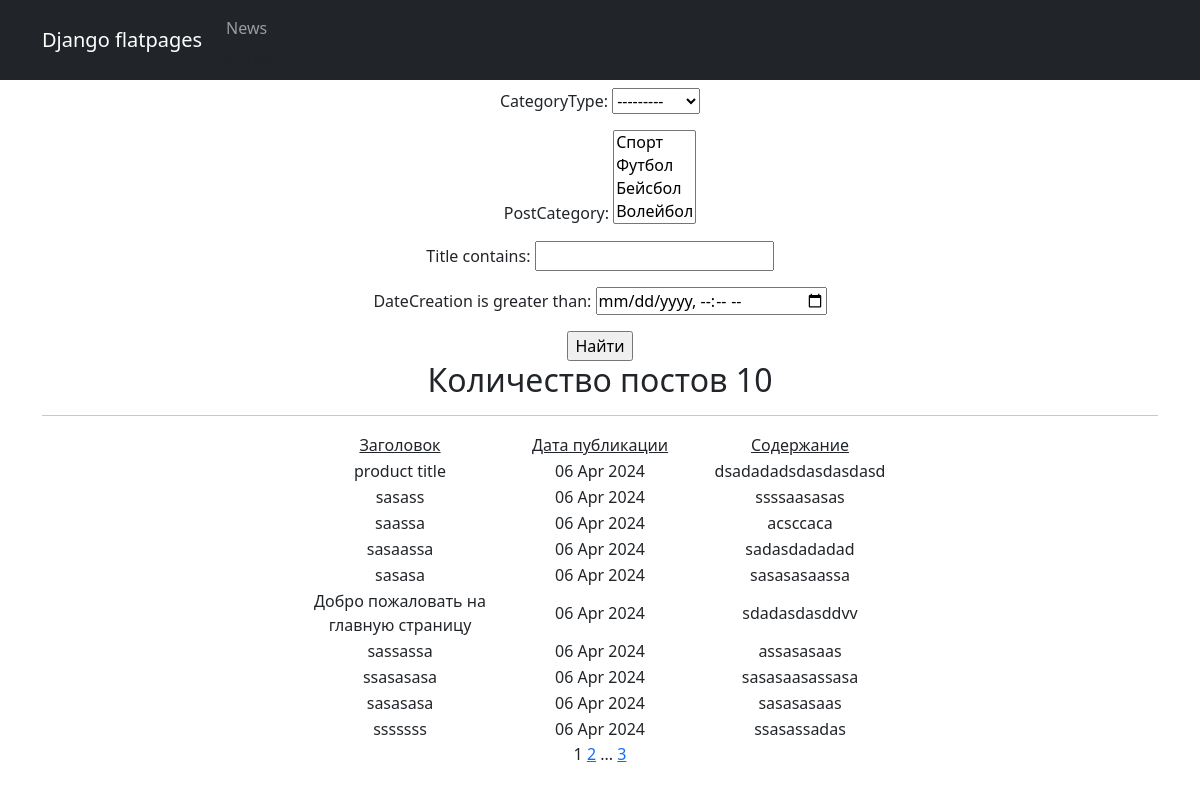
Page /news/ on the committed database.
### news/models.py (models this page shows, shortened)
class Post(models.Model):
    author = models.ForeignKey(Author, on_delete=models.CASCADE)
    NEWS = 'NW'
    ARTICLE = 'AR'
    CATEGORY_CHOICES = (
        (NEWS, 'Новость'),
        (ARTICLE, 'Статья'),
    )
    categoryType = models.CharField(max_length=2, choices=CATEGORY_CHOICES, default=ARTICLE)
    dateCreation = models.DateTimeField(auto_now_add=True)
    postCategory = models.ManyToManyField(Category, through='PostCategory')
    title = models.CharField(max_length=128)
    text = models.TextField()
    rating = models.SmallIntegerField(default=0)

### news/views.py (the view)
# urls.py: path('', PostList.as_view(), name='post_list'),
class PostList(ListView):
    model = Post
    ordering = '-dateCreation'
    template_name = 'news/index.html'
    context_object_name = 'news'
    paginate_by = 10
    def get_queryset(self):
        queryset = super().get_queryset()
        self.filterset = PostFilter(self.request.GET, queryset)
        return self.filterset.qs
    def get_context_data(self, **kwargs):
        context = super().get_context_data(**kwargs)
        context['filterset'] = self.filterset
        return context

### news/models.py (called while the page is built)
    def __str__(self):
        return self.name

### news/templatetags/custom_filters.py (called while the page is built)
@register.filter()
def censor(value):
    for word in censor_list:
        value = value.replace(word[1:], '*' * len(word[1:]))
    return value

### news/templates/news/index.html (shortened to what this page needs)
{% extends 'news/default.html' %}
{% load custom_filters %}
{% block content %}
   <form action="" method="get">
       {{ filterset.form.as_p }}
       <input type="submit" value="Найти" />
   </form>
<h2> Количество постов {{ news|length}}</h2>
<hr>
{% if news %}
<table style="margin-left: auto; margin-right: auto;">
  <tr>
      <td style="width: 200px;"><u>Заголовок</u></td>
      <td style="width: 200px;"><u>Дата публикации</u></td>
      <td style="width: 200px;"><u>Содержание</u></td>
  </tr>
  {% for new in news %}
  <tr>
      <td style="width: 200px;">{{ new.title|censor }}</td>
      <td style="width: 200px;">{{ new.dateCreation|date:'d M Y' }}</td>
      <td style="width: 200px;">{{ new.text|censor|truncatechars:20}}</td>
  </tr>
  {% endfor %}
</table>
{% else %}
<h3>Публикаций нет!</h3>
{% endif %}
   {{ page_obj.number }}
   {% if page_obj.has_next %}
       <a href="?page={{ page_obj.next_page_number }}">{{ page_obj.next_page_number }}</a>
       {% if paginator.num_pages != page_obj.next_page_number %}
           ...
           <a href="?page={{ page_obj.paginator.num_pages }}">{{ page_obj.paginator.num_pages }}</a>
       {% endif %}
   {% endif %}
{% endblock content %}

### rows in the picture
Post: title|censor "product title", dateCreation "06 Apr 2024", text|censor "dsadadadsdasdasdasd"
Post: title|censor "sasass", dateCreation "06 Apr 2024", text|censor "ssssaasasas"
Post: title|censor "saassa", dateCreation "06 Apr 2024", text|censor "acsccaca"
Post: title|censor "sasaassa", dateCreation "06 Apr 2024", text|censor "sadasdadadad"
Post: title|censor "sasasa", dateCreation "06 Apr 2024", text|censor "sasasasaassa"
Post: title|censor "Добро пожаловать на главную страницу", dateCreation "06 Apr 2024", text|censor "sdadasdasddvv"
Post: title|censor "sassassa", dateCreation "06 Apr 2024", text|censor "assasasaas"
Post: title|censor "ssasasasa", dateCreation "06 Apr 2024", text|censor "sasasaasassasa"
Post: title|censor "sasasasa", dateCreation "06 Apr 2024", text|censor "sasasasaas"
Post: title|censor "sssssss", dateCreation "06 Apr 2024", text|censor "ssasassadas"

### other values in the picture
{{ news|length }} "10"
{{ page_obj.number }} "1"
{{ page_obj.next_page_number }} "2"
{{ page_obj.paginator.num_pages }} "3"
